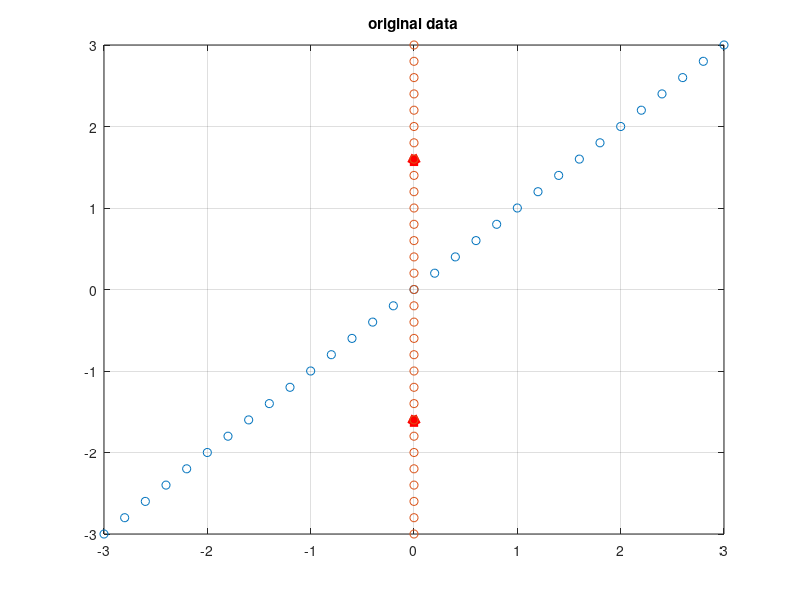

The MATLAB script that drew this image: (Note: this script raises an error after producing the figure.)
clc;clear;
close all;
x=-3:0.2:3;
plot(x,x,'o');
hold on;
plot([0,0],x([8,24]),'^r','LineWidth',4);
plot(zeros(1,length(x)),x,'o');
grid on;
title('original data');
y=logsig(x);
plot(x,y,'o');
